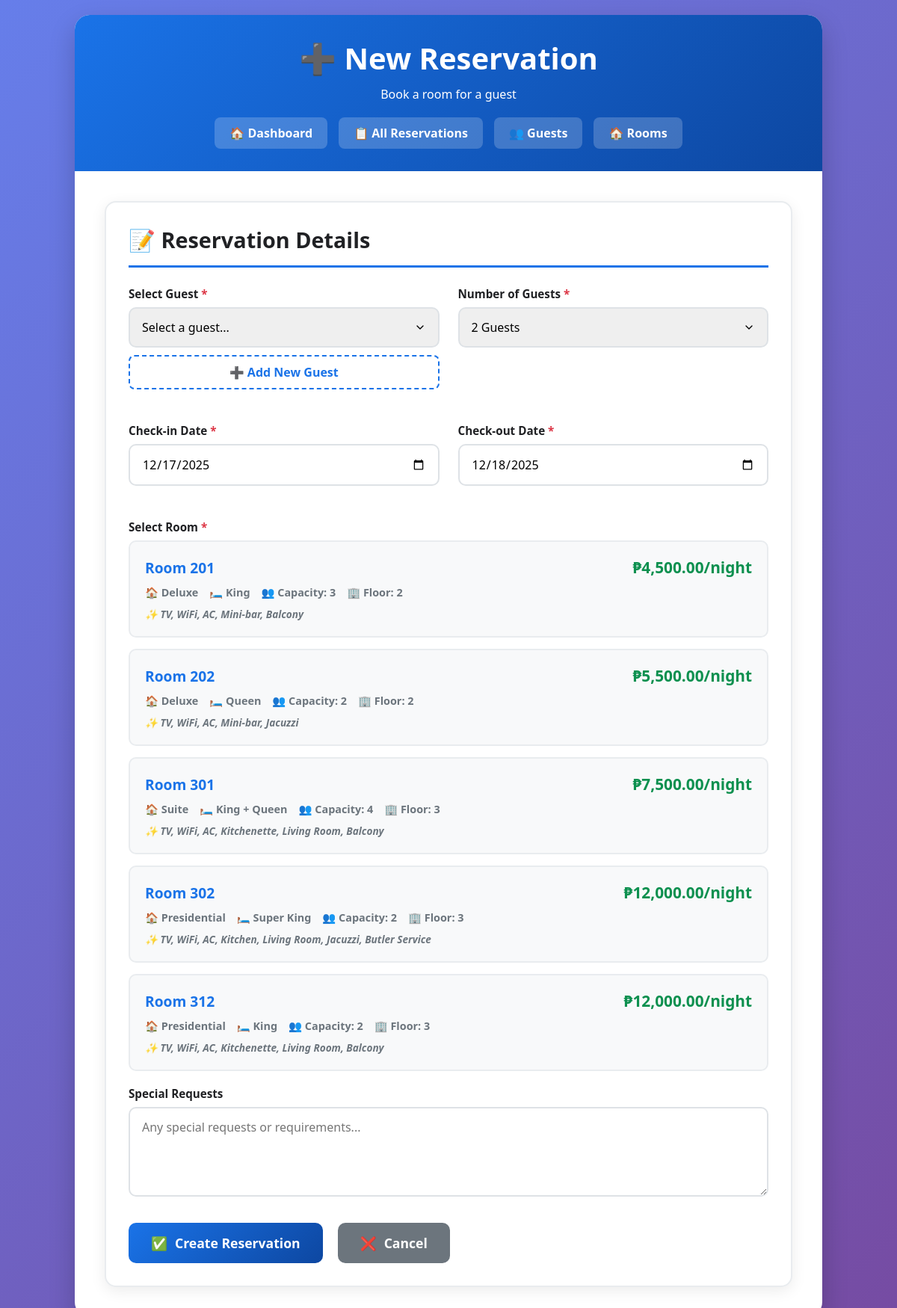
Screenshot of /hotel/new_reservation.php with the database file from the repository.
### tables this page shows
CREATE TABLE `rooms` (
  `id` int(11) NOT NULL,
  `room_number` varchar(10) NOT NULL,
  `room_type` varchar(50) NOT NULL,
  `floor` int(11) NOT NULL,
  `bed_type` varchar(50) NOT NULL,
  `capacity` int(11) NOT NULL,
  `amenities` text DEFAULT NULL,
  `price_per_night` decimal(10,2) NOT NULL,
  `status` enum('available','occupied','maintenance','reserved') DEFAULT 'available',
  `created_at` timestamp NOT NULL DEFAULT current_timestamp(),
  `updated_at` timestamp NOT NULL DEFAULT current_timestamp() ON UPDATE current_timestamp()
);

### hotel/new_reservation.php (the view, shortened to what this page needs)
<?php
require_once 'hotel_config.php';
$guests = $pdo->query("SELECT * FROM guests ORDER BY first_name, last_name")->fetchAll();
$available_rooms = $pdo->query("
    SELECT * FROM rooms
    WHERE status = 'available'
    ORDER BY room_number
")->fetchAll();
?>
<!DOCTYPE html>
<html lang="en">
<head>
</head>
<body>
    <div class="container">
        <div class="header">
            <h1>➕ New Reservation</h1>
            <p>Book a room for a guest</p>
            <div class="nav-links">
                <a href="hotel_index.php" class="nav-btn">🏠 Dashboard</a>
                <a href="reservations.php" class="nav-btn">📋 All Reservations</a>
                <a href="guests.php" class="nav-btn">👥 Guests</a>
                <a href="rooms.php" class="nav-btn">🏠 Rooms</a>
            </div>
        </div>
        <div class="content">
            <div class="card">
                <h2>📝 Reservation Details</h2>
                <form method="POST" id="reservationForm">
                    <div class="form-grid">
                        <div class="form-group">
                            <label for="guest_id" class="required">Select Guest</label>
                            <?php if (empty($guests)): ?>
                                <div class="empty-state">
                                    <div class="empty-state-icon">👤</div>
                                    <p>No guests found</p>
                                    <a href="guests.php" class="new-guest-link">
                                        <span>➕</span> Add New Guest
                                    </a>
                                </div>
                            <?php else: ?>
                                <select id="guest_id" name="guest_id" class="form-control" required>
                                    <option value="">Select a guest...</option>
                                </select>
                                <a href="guests.php" class="new-guest-link">
                                    <span>➕</span> Add New Guest
                                </a>
                            <?php endif; ?>
                        </div>
                        <div class="form-group">
                            <label for="number_of_guests" class="required">Number of Guests</label>
                            <select id="number_of_guests" name="number_of_guests" class="form-control" required>
                                <option value="2" selected>2 Guests</option>
                            </select>
                        </div>
                        <div class="form-group">
                            <label for="check_in" class="required">Check-in Date</label>
                            <input type="date" id="check_in" name="check_in" class="form-control"
                                   value="<?php echo date('Y-m-d'); ?>"
                                   min="<?php echo date('Y-m-d'); ?>" required>
                        </div>
                        <div class="form-group">
                            <label for="check_out" class="required">Check-out Date</label>
                            <input type="date" id="check_out" name="check_out" class="form-control"
                                   value="<?php echo date('Y-m-d', strtotime('+1 day')); ?>"
                                   min="<?php echo date('Y-m-d', strtotime('+1 day')); ?>" required>
                        </div>
                    </div>
                    <div class="form-group">
                        <label for="room_selection" class="required">Select Room</label>
                        <?php if (empty($available_rooms)): ?>
                            <div class="empty-state">
                                <div class="empty-state-icon">🏠</div>
                                <h3>No Available Rooms</h3>
                                <p>All rooms are currently occupied or under maintenance.</p>
                                <p>Please check back later or contact the front desk.</p>
                            </div>
                        <?php else: ?>
                            <div id="room_selection">
                                <?php foreach ($available_rooms as $room): ?>
                                <label class="room-card">
                                    <div class="room-header">
                                        <div class="room-number">Room <?php echo htmlspecialchars($room['room_number']); ?></div>
                                        <div class="room-price">₱<?php echo number_format($room['price_per_night'], 2); ?>/night</div>
                                    </div>
                                    <div class="room-details">
                                        <span>🏠 <?php echo htmlspecialchars($room['room_type']); ?></span>
                                        <span>🛏️ <?php echo htmlspecialchars($room['bed_type']); ?></span>
                                        <span>👥 Capacity: <?php echo $room['capacity']; ?></span>
                                        <span>🏢 Floor: <?php echo $room['floor']; ?></span>
                                    </div>
                                    <?php if ($room['amenities']): ?>
                                        <div class="room-amenities">✨ <?php echo htmlspecialchars($room['amenities']); ?></div>
                                    <?php endif; ?>
                                </label>
                                <?php endforeach; ?>
                            </div>
                        <?php endif; ?>
                    </div>
                    <div class="form-group">
                        <label for="special_requests">Special Requests</label>
                        <textarea id="special_requests" name="special_requests" class="form-control"
                                  rows="4" placeholder="Any special requests or requirements..."></textarea>
                    </div>
                    <div style="display: flex; gap: 20px; margin-top: 30px;">
                        <button type="submit" name="create_reservation" class="btn btn-primary">
                            <span>✅</span> Create Reservation
                        </button>
                        <a href="reservations.php" class="btn btn-secondary">
                            <span>❌</span> Cancel
                        </a>
                    </div>
                </form>
            </div>
        </div>
    </div>
</body>
</html>

### hotel/new_reservation.php (style rules this page uses)
:root { --hotel-blue: #1a73e8; --hotel-green: #0d904f; --light-bg: #f8f9fa; --dark-text: #202124; }
* { margin: 0; padding: 0; box-sizing: border-box; font-family: 'Segoe UI', Tahoma, Geneva, Verdana, sans-serif; }
body { background: linear-gradient(135deg, #667eea 0%, #764ba2 100%); min-height: 100vh; padding: 20px; }
.container { max-width: 1000px; margin: 0 auto; background: white; border-radius: 20px; box-shadow: 0 15px 35px rgba(0,0,0,0.2); overflow: hidden; }
.header { background: linear-gradient(135deg, var(--hotel-blue) 0%, #0d47a1 100%); color: white; padding: 30px 40px; text-align: center; }
.header h1 { font-size: 2.5rem; margin-bottom: 10px; display: flex; align-items: center; justify-content: center; gap: 15px; }
.nav-links { display: flex; gap: 15px; margin-top: 20px; justify-content: center; flex-wrap: wrap; }
.nav-btn { padding: 10px 20px; background: rgba(255,255,255,0.2); color: white; border-radius: 8px; text-decoration: none; font-weight: 600; transition: all 0.3s; }
.content { padding: 40px; }
.card { background: white; border-radius: 15px; padding: 30px; box-shadow: 0 5px 20px rgba(0,0,0,0.08); border: 2px solid #e9ecef; }
.card h2 { color: var(--dark-text); margin-bottom: 25px; padding-bottom: 15px; border-bottom: 3px solid var(--hotel-blue); font-size: 1.8rem; display: flex; align-items: center; gap: 10px; }
.form-grid { display: grid; grid-template-columns: 1fr 1fr; gap: 25px; margin-bottom: 25px; }
.form-group { margin-bottom: 20px; }
label { display: block; margin-bottom: 8px; color: var(--dark-text); font-weight: 600; font-size: 0.95rem; }
.required:after { content: " *"; color: #dc3545; }
.form-control { width: 100%; padding: 14px 16px; border: 2px solid #dee2e6; border-radius: 10px; font-size: 1rem; transition: all 0.3s; }
select.form-control { appearance: none; background-repeat: no-repeat; background-position: right 16px center; background-size: 1em; }
.btn { padding: 15px 30px; border: none; border-radius: 10px; font-size: 1.1rem; font-weight: 600; cursor: pointer; transition: all 0.3s; display: inline-flex; align-items: center; gap: 10px; text-decoration: none; }
.btn-primary { background: linear-gradient(135deg, var(--hotel-blue) 0%, #0d47a1 100%); color: white; }
.btn-secondary { background: #6c757d; color: white; }
.room-card { background: #f8f9fa; border-radius: 10px; padding: 20px; margin-bottom: 15px; border: 2px solid #e9ecef; transition: all 0.3s; cursor: pointer; }
.room-header { display: flex; justify-content: space-between; align-items: center; margin-bottom: 10px; }
.room-number { font-weight: 700; font-size: 1.2rem; color: var(--hotel-blue); }
.room-price { font-weight: 700; font-size: 1.3rem; color: var(--hotel-green); }
.room-details { display: flex; gap: 15px; font-size: 0.9rem; color: #6c757d; margin-bottom: 10px; }
.room-amenities { font-size: 0.85rem; color: #6c757d; font-style: italic; }
.new-guest-link { display: block; text-align: center; margin-top: 10px; color: var(--hotel-blue); text-decoration: none; font-weight: 600; padding: 10px; border: 2px dashed var(--hotel-blue); border-radius: 8px; }

### rows the page displays
rooms: room_number "201", price_per_night "4,500.00", room_type "Deluxe", bed_type "King", capacity "3", floor "2", amenities "TV, WiFi, AC, Mini-bar, Balcony"
rooms: room_number "202", price_per_night "5,500.00", room_type "Deluxe", bed_type "Queen", capacity "2", floor "2", amenities "TV, WiFi, AC, Mini-bar, Jacuzzi"
rooms: room_number "301", price_per_night "7,500.00", room_type "Suite", bed_type "King + Queen", capacity "4", floor "3", amenities "TV, WiFi, AC, Kitchenette, Living Room, Balcony"
rooms: room_number "302", price_per_night "12,000.00", room_type "Presidential", bed_type "Super King", capacity "2", floor "3", amenities "TV, WiFi, AC, Kitchen, Living Room, Jacuzzi, Butler Service"
rooms: room_number "312", price_per_night "12,000.00", room_type "Presidential", bed_type "King", capacity "2", floor "3", amenities "TV, WiFi, AC, Kitchenette, Living Room, Balcony"
